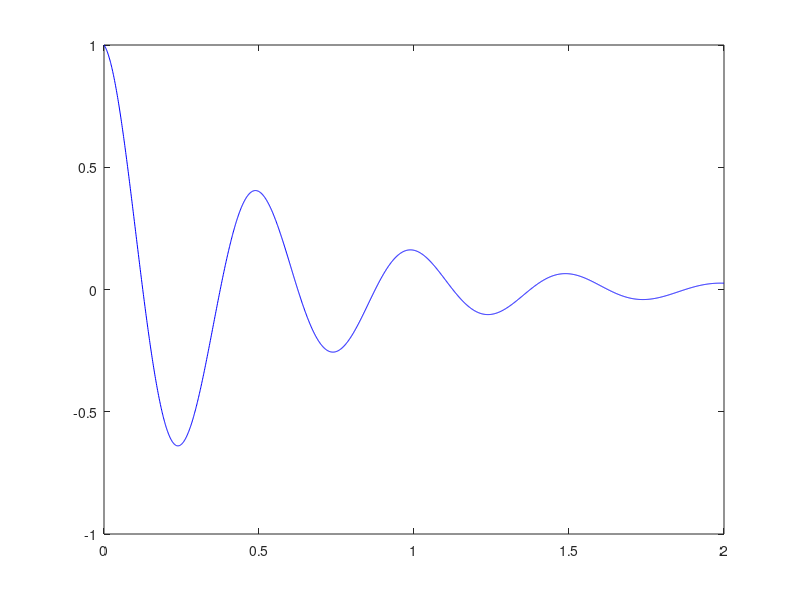
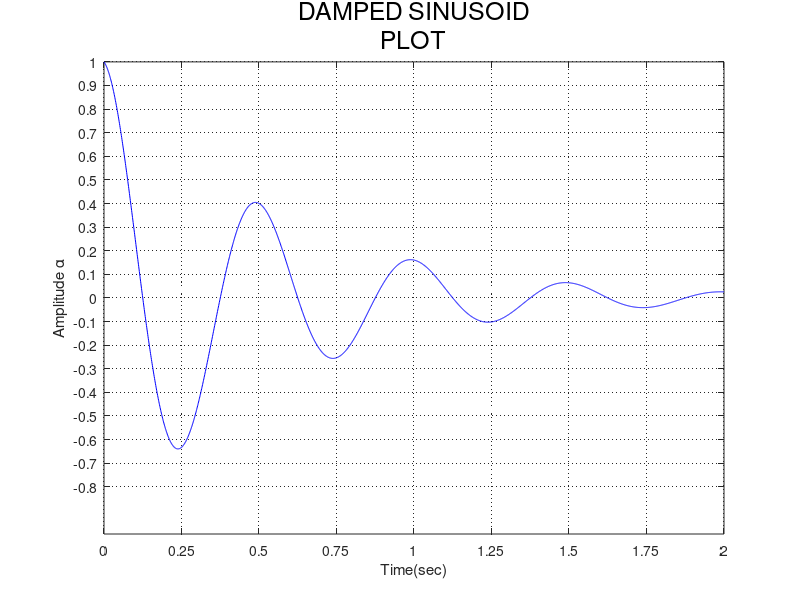

Write the MATLAB code that produced these figures, in order. (Note: this script raises an error after producing the figures.)
%% ECE 2409-001
%% Homework 8
%% Brendan Burke
clear;clc;close all
Published=datestr(now, 21)

%% PART 1

fprintf('Before plotting the function, I must find the values of\n');
fprintf('the constants f (frequency) and alpha. F is equal to\n');
fprintf('1/T, where T is the period of the function. Analyzing the\n');
fprintf('graph, I see that T=0.5 seconds. Thus, f=1/0.5=2 Hz.\n');
fprintf('To find alpha, I pick a point on the graph, and substitute\n');
fprintf('into the function. Using the point (0.5, 0.4), I find that\n');
fprintf('a=1.83.\n\n');
x=[0:0.001:2];
figure(1)
h=plot(x,((exp(-1.83*x)).*(cos(4*pi*x))),'b');

%% PART 2
x=[0:0.001:2];
y=((exp(-1.83*x)).*(cos(4*pi*x)));
figure(2)
h=plot(x,y,'b');
title({'DAMPED SINUSOID', 'PLOT'},'fontsize', 18,'fontweight','normal');
xlabel('Time(sec)');
ylabel('Amplitude \alpha');
set(gca,'xtick',[0:0.25:2]);
set(gca,'ytick',[-0.8:0.1:1]);
set(gca,'YLim',[-1 1]);
set(gca,'YGrid','on');
set(gca,'XGrid','on');
set(gca,'GridLineStyle',':');
set(gca,'GridAlpha',1);

%% PART 3
[peakValues, indexes]=findpeaks(y);
xValues = x(indexes);
fprintf('NOTE that, given the range of the graph, I assume that "first\n');
fprintf('six peaks and valleys" refers to the first 3 peaks and first\n');
fprintf('3 valleys.\n');
fprintf('The coordinates of the first three peaks are:\n');
p=[xValues(1:2)',peakValues(1:2)'];
fprintf('(%g,%g)\n',0,1);
fprintf('(%g,%2.4f)\n',p');
invertedY = max(y) - y;
[peakvalues, indexes] = findpeaks(invertedY);
xvalues = x(indexes);
fprintf('The coordinates of the first three valleys are:\n');
z=[xvalues(1:3)',(1-(peakvalues(1:3)))'];
fprintf('(%g,%2.4f)\n',z');

%% PART 4
x=[0:0.001:2];
figure(3)
h=plot(x,y,'b');
hold on
plot(0, 1, 'r.','MarkerSize',18);
x=xValues(1);
y=((exp(-1.83*x)).*(cos(4*pi*x)));
plot(x, y, 'r.','MarkerSize',18);
a = annotation('textarrow',[0.24,0.14],[0.74,0.84]);
b = annotation('textarrow',[0.42,0.32],[0.72,0.63]);
hold off
title({'DAMPED SINUSOID', 'PLOT'},'fontsize', 18,'fontweight','normal');
xlabel('Time(sec)');
ylabel('Amplitude \alpha');
set(gca,'xtick',[0:0.25:2]);
set(gca,'ytick',[-0.8:0.1:1]);
set(gca,'YLim',[-1 1]);
set(gca,'YGrid','on');
set(gca,'XGrid','on');
set(gca,'GridLineStyle',':');
set(gca,'GridAlpha',1);
